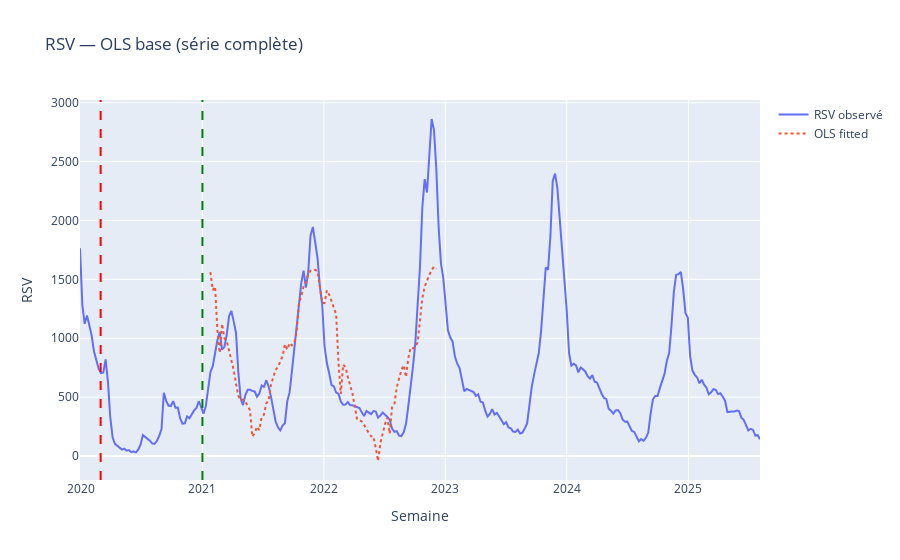
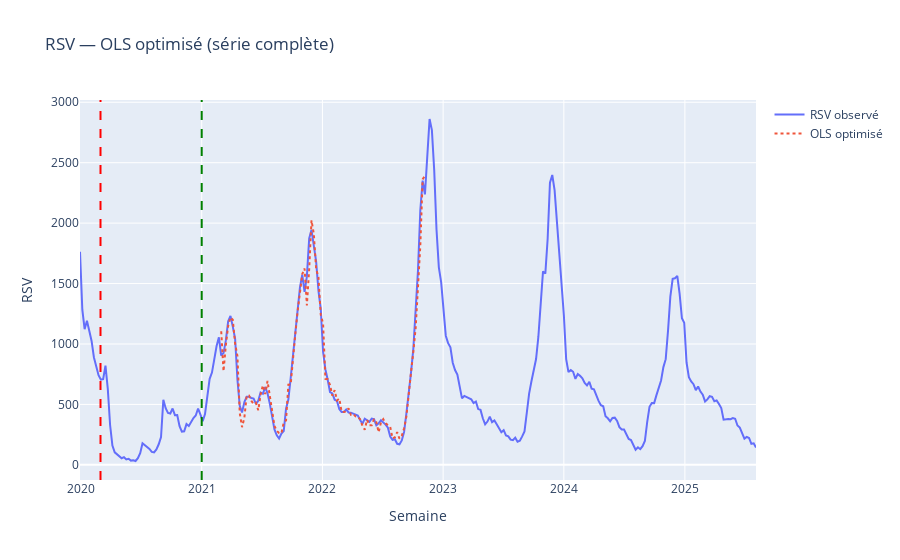

The code cell stored with these charts, in order, in its notebook:
### Code cell
# ==========================================
# 🧱 BLOC 2 — OLS (base + optimisé)
# ==========================================

Y = df_base["RSV"].astype(float)
X_cols_base = ["cov12_lag", "MNP_lag", "work_lag", "sin52", "cos52"]
Xb = df_base[X_cols_base]
ols_base = sm.OLS(Y, sm.add_constant(Xb)).fit(cov_type="HC3")
print(f"OLS base : R²_adj={ols_base.rsquared_adj:.3f}, AIC={ols_base.aic:.1f}")

fig = go.Figure()
fig.add_trace(go.Scatter(x=rsv["date_monday"], y=rsv["RSV"], name="RSV observé", mode="lines"))
fig.add_trace(go.Scatter(x=df_base.index, y=ols_base.fittedvalues, name="OLS fitted", mode="lines", line=dict(dash="dot")))
fig.add_vline(x=COVID_START, line_dash="dash", line_color="red")
fig.add_vline(x=VACC_START, line_dash="dash", line_color="green")
fig.update_layout(title="RSV — OLS base (série complète)", xaxis_title="Semaine", yaxis_title="RSV")
fig.show()

# ==== OLS optimisé ====
best_r2, best_lags = -np.inf, (LAG_VACC, LAG_MNP, LAG_WORK)
for lv, lm, lw in product(range(2,9), range(4,13), range(4,13)):
    X_tmp = build_model_matrix(X_base, lags=(lv,lm,lw), mask_vars=mask_vars)
    df_tmp = rsv.set_index("date_monday")[["RSV"]].join(X_tmp).dropna()
    if len(df_tmp) < 40: continue
    m = sm.OLS(df_tmp["RSV"], sm.add_constant(df_tmp[X_cols_base])).fit()
    if m.rsquared_adj > best_r2: best_r2, best_lags = m.rsquared_adj, (lv,lm,lw)
print(f"🥇 Lags optimaux : {best_lags}")

X_full_opt = build_model_matrix(X_base, lags=best_lags, mask_vars=mask_vars)

df_opt = rsv.set_index("date_monday")[["RSV"]].join(X_full_opt).dropna()
meteo = keyify(data["meteo_fr_weekly"])[["year_iso","week_iso_num","tmean"]]
df_opt = keyify(df_opt.reset_index()).merge(meteo,on=["year_iso","week_iso_num"],how="left").set_index("date_monday").sort_index()

df_opt["tmean_z"]    = zscore(df_opt["tmean"])
df_opt["vacc_x_mnp"] = df_opt["cov12_lag"] * df_opt["MNP_lag"]
df_opt["RSV_lag1"]   = df_opt["RSV"].shift(1)
df_opt["RSV_lag2"]   = df_opt["RSV"].shift(2)
df_opt = df_opt.dropna()
# ==========================================
# ⚙️ Correction du décalage MNP (effet causal)
# ==========================================

# On crée une version décalée de MNP (effet retardé)
LAG_MNP_EFFECT = 3  # environ 3 semaines après modification des comportements

df_opt["MNP_lag_causal"] = df_opt["MNP_lag"].shift(LAG_MNP_EFFECT)
df_opt["vacc_x_mnp_causal"] = df_opt["cov12_lag"] * df_opt["MNP_lag_causal"]

# On reconstruit la matrice de régression avec les nouvelles colonnes
Xo_causal = df_opt[[
    "cov12_lag", "MNP_lag_causal", "work_lag", "tmean_z",
    "vacc_x_mnp_causal", "RSV_lag1", "RSV_lag2", "sin52", "cos52"
]].dropna()

# Recalcule du modèle
ols_causal = sm.OLS(df_opt.loc[Xo_causal.index, "RSV"], sm.add_constant(Xo_causal)).fit(cov_type="HC3")

print("✅ Modèle OLS causal recalibré (avec décalage MNP=+3 sem)")
print(f"R²_adj = {ols_causal.rsquared_adj:.3f}, AIC = {ols_causal.aic:.1f}")
display(ols_causal.summary())

Xo = df_opt[["cov12_lag","MNP_lag","work_lag","tmean_z","vacc_x_mnp","RSV_lag1","RSV_lag2","sin52","cos52"]]
ols_opt = sm.OLS(df_opt["RSV"], sm.add_constant(Xo)).fit(cov_type="HC3")

fig = go.Figure()
fig.add_trace(go.Scatter(x=rsv["date_monday"], y=rsv["RSV"], name="RSV observé", mode="lines"))
fig.add_trace(go.Scatter(x=df_opt.index, y=ols_opt.fittedvalues, name="OLS optimisé", mode="lines", line=dict(dash="dot")))
fig.add_vline(x=COVID_START, line_dash="dash", line_color="red")
fig.add_vline(x=VACC_START, line_dash="dash", line_color="green")
fig.update_layout(title="RSV — OLS optimisé (série complète)", xaxis_title="Semaine", yaxis_title="RSV")
fig.show()
